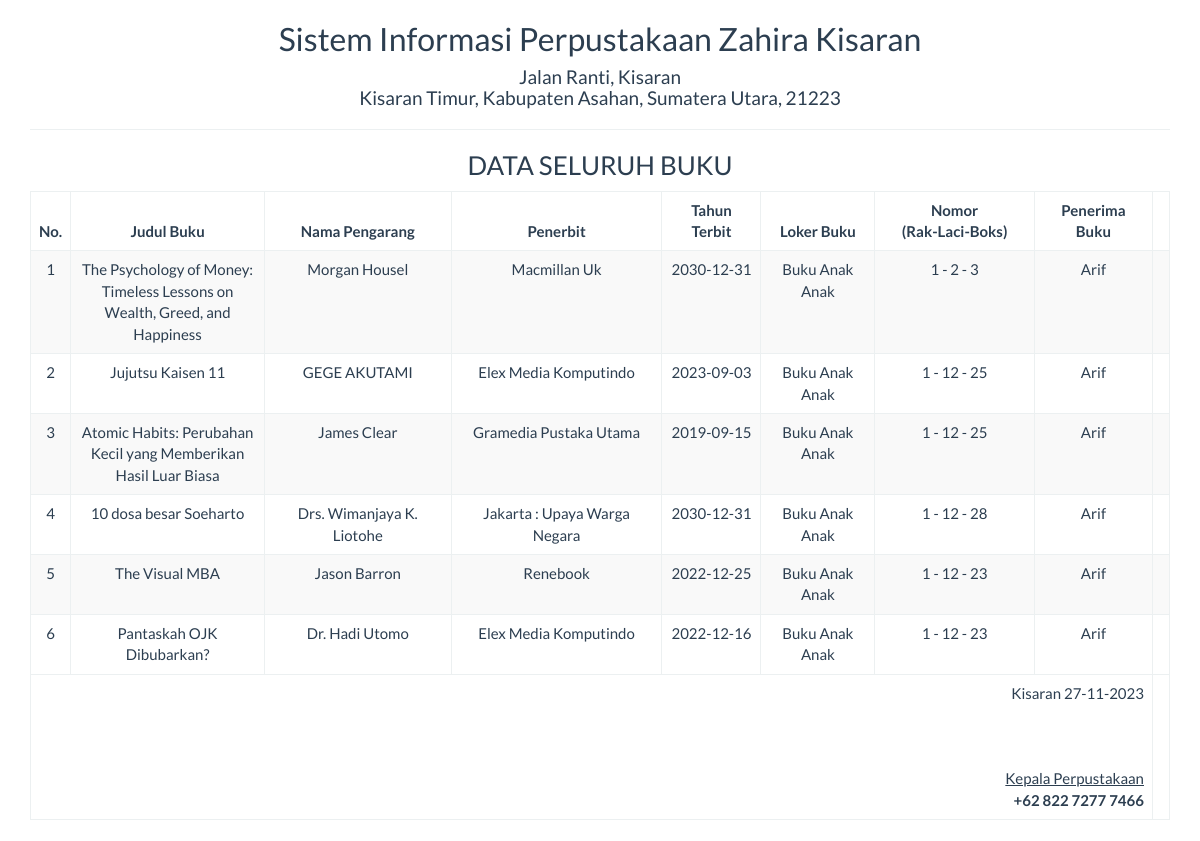
Screenshot of /report/buku_semua.php with the database file from the repository.
### tables this page shows
CREATE TABLE `buku` (
  `id` int NOT NULL,
  `loker_buku` varchar(25) NOT NULL,
  `no_rak` int NOT NULL,
  `no_laci` int NOT NULL,
  `no_boks` int NOT NULL,
  `judul_buku` varchar(100) NOT NULL,
  `nama_pengarang` varchar(100) NOT NULL,
  `tahun_terbit` date NOT NULL,
  `penerima` varchar(50) NOT NULL,
  `penerbit` varchar(50) NOT NULL,
  `status` varchar(25) NOT NULL,
  `keterangan` varchar(100) NOT NULL,
  `thumbnail_buku` text NOT NULL,
  `deskripsi` text NOT NULL
);

### report/buku_semua.php (the view, shortened to what this page needs)
<!DOCTYPE html>
<html>
    <head>
        <link href="../Assets/css/bootstrap.min.css" rel="stylesheet" type="text/css"/>
    </head>
    <body onload="print()">
        <?php
        include '../config/koneksi.php';
        ?>
        <div class="container">
            <div class='row'>
                <div class="col-sm-12">
                    <div class="text-center">
                        <h2>Sistem Informasi Perpustakaan Zahira Kisaran </h2>
                        <h4>Jalan Ranti, Kisaran <br> Kisaran Timur, Kabupaten Asahan, Sumatera Utara, 21223</h4>
                        <hr>
                        <h3>DATA SELURUH BUKU</h3>
                        <table class="table table-bordered table-striped table-hover">
                        <tbody>
                                <thead>
								<tr>
									<th>No.</th><th width="17%"><center>Judul Buku</th><th><center>Nama Pengarang</th><th><center>Penerbit</th><th><center>Tahun Terbit</th><th width="10%"><center>Loker Buku</th><th width="14%"><center>Nomor <br> (Rak-Laci-Boks)</center></th><th><center>Penerima Buku</th>
								</tr>
								</thead>
							<tbody>
                            <?php
                            $sql = "SELECT * FROM buku";
                            $query = mysqli_query($koneksi, $sql) or die("SQL Anda Salah");
                            $nomor = 0;
                            while ($data = mysqli_fetch_array($query)) {
                                $nomor++;
                                ?>
                                <tr>
                                    <td><?= $nomor ?></td>
                                    <td><?= $data['judul_buku'] ?></td>
                                    <td><?= $data['nama_pengarang'] ?></td>
                                    <td><?= $data['penerbit'] ?></td>
                                    <td><?= $data['tahun_terbit'] ?></td>
                                    <td><?= $data['loker_buku'] ?></td>
                                    <td><?= $data['no_rak'] ?> - <?= $data['no_laci'] ?> - <?= $data['no_boks'] ?></td>
                                    <td><?= $data['penerima'] ?></td>
                                    <td>
                                </tr>
                            <?php } ?>
							</tbody>
                        </tbody>
                            <tfoot>
                                <tr>
                                    <td colspan="8" class="text-right">
                                        Kisaran  <?= date("d-m-Y") ?>
                                        <br><br><br><br>
                                        <u>Kepala Perpustakaan<strong></u><br>
                                        +62 822 7277 7466
									</td>
								</tr>
							</tfoot>
                        </table>
                    </div>
                </div>
            </div>
    </body>
</html>

### rows the page displays
buku: judul_buku "The Psychology of Money: Timeless Lessons on Wealth, Greed, and Happiness", nama_pengarang "Morgan Housel", penerbit "Macmillan Uk", tahun_terbit "2030-12-31", loker_buku "Buku Anak Anak", no_rak "1", no_laci "2", no_boks "3", penerima "Arif"
buku: judul_buku "Jujutsu Kaisen 11", nama_pengarang "GEGE AKUTAMI", penerbit "Elex Media Komputindo", tahun_terbit "2023-09-03", loker_buku "Buku Anak Anak", no_rak "1", no_laci "12", no_boks "25", penerima "Arif"
buku: judul_buku "Atomic Habits: Perubahan Kecil yang Memberikan Hasil Luar Biasa", nama_pengarang "James Clear", penerbit "Gramedia Pustaka Utama", tahun_terbit "2019-09-15", loker_buku "Buku Anak Anak", no_rak "1", no_laci "12", no_boks "25", penerima "Arif"
buku: judul_buku "10 dosa besar Soeharto", nama_pengarang "Drs. Wimanjaya K. Liotohe", penerbit "Jakarta : Upaya Warga Negara", tahun_terbit "2030-12-31", loker_buku "Buku Anak Anak", no_rak "1", no_laci "12", no_boks "28", penerima "Arif"
buku: judul_buku "The Visual MBA", nama_pengarang "Jason Barron", penerbit "Renebook", tahun_terbit "2022-12-25", loker_buku "Buku Anak Anak", no_rak "1", no_laci "12", no_boks "23", penerima "Arif"
buku: judul_buku "Pantaskah OJK Dibubarkan?", nama_pengarang "Dr. Hadi Utomo", penerbit "Elex Media Komputindo", tahun_terbit "2022-12-16", loker_buku "Buku Anak Anak", no_rak "1", no_laci "12", no_boks "23", penerima "Arif"
